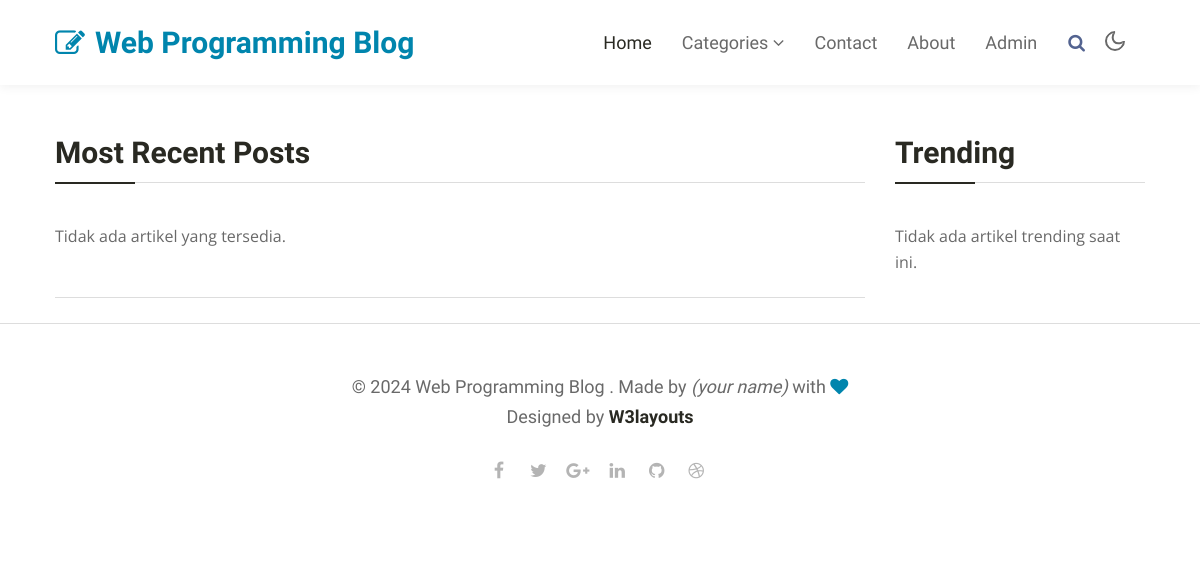
Before: / with the older database file.
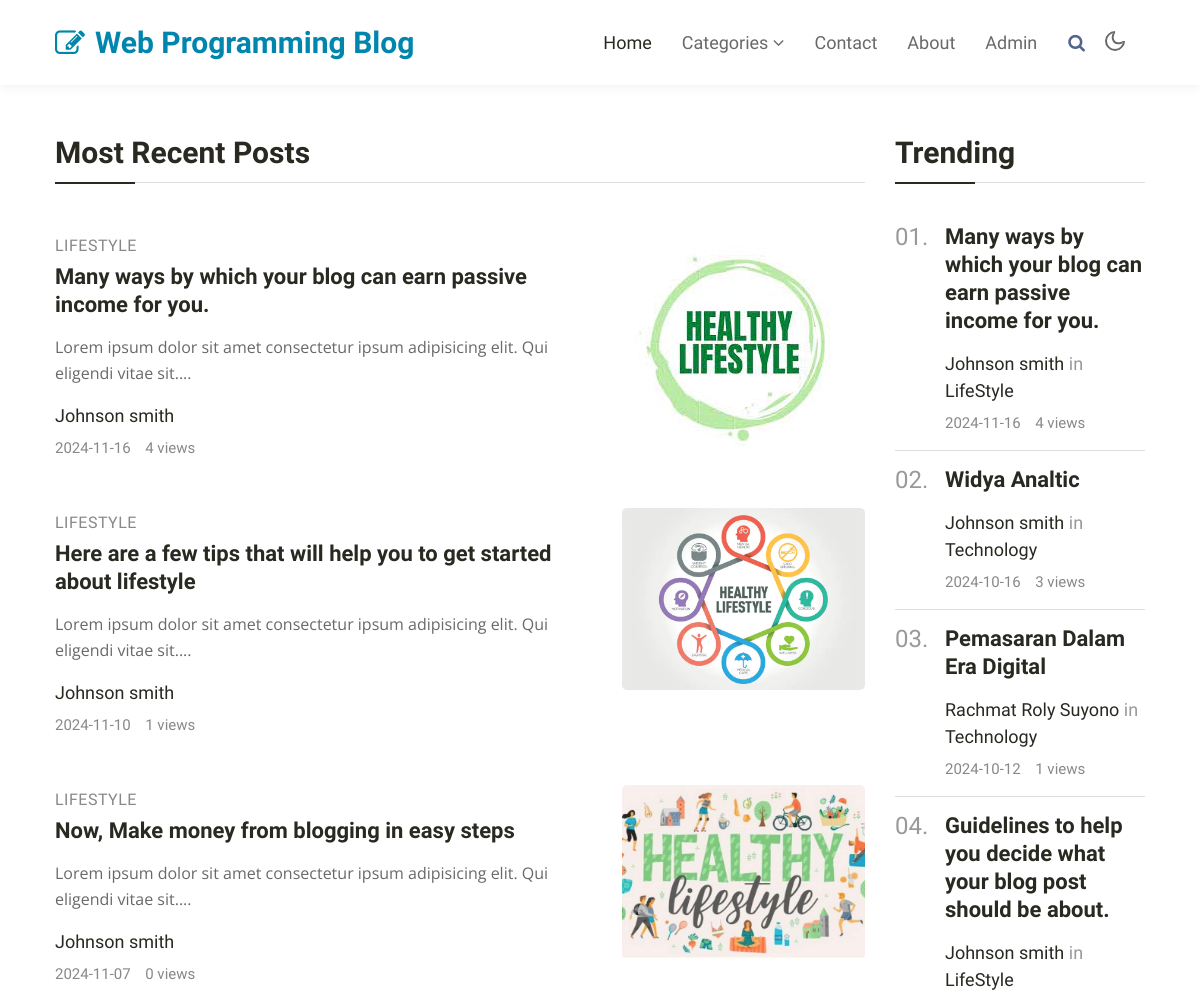
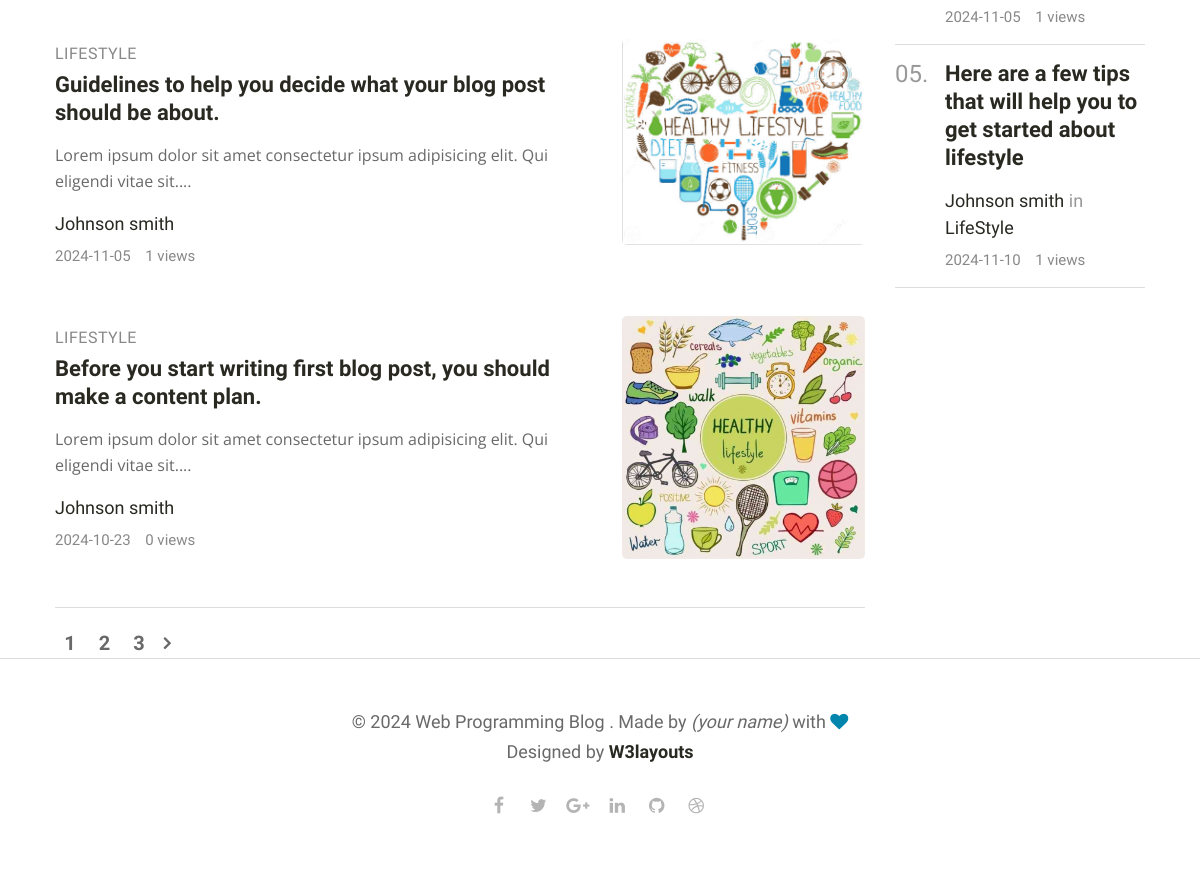
After: the same page with the newer database file (2 pictures, top to bottom).
### tables this page shows
CREATE TABLE `artikel` (
  `id` int(11) NOT NULL,
  `judul` varchar(250) NOT NULL,
  `isi` text NOT NULL,
  `kategori` enum('Technology','LifeStyle') NOT NULL,
  `author` varchar(250) NOT NULL,
  `tanggal_publikasi` date NOT NULL,
  `images` varchar(250) NOT NULL,
  `views` int(250) NOT NULL
);

### route/artikel.php (the view, shortened to what this page needs)
<?php
$host = 'localhost';
$user = 'root';
$password = '';
$dbname = 'uas5a';
$conn = new mysqli($host, $user, $password, $dbname);
$articlesPerPage = 5;
$page = isset($_GET['page']) ? (int)$_GET['page'] : 1;
$offset = ($page - 1) * $articlesPerPage;
$totalArticlesSql = "SELECT COUNT(*) as total FROM artikel";
$totalArticlesResult = $conn->query($totalArticlesSql);
$totalArticlesRow = $totalArticlesResult->fetch_assoc();
$totalArticles = $totalArticlesRow['total'];
$totalPages = ceil($totalArticles / $articlesPerPage);
$sql = "SELECT * FROM artikel ORDER BY tanggal_publikasi DESC LIMIT $offset, $articlesPerPage";
$result = $conn->query($sql);
?>
<div class="list-view">
    <?php if ($result->num_rows > 0): ?>
        <?php while($row = $result->fetch_assoc()): ?>
            <div class="grids5-info img-block-mobile mt-5">
                <div class="blog-info align-self">
                    <span class="category"><?= htmlspecialchars($row['kategori']) ?></span>
                    <a href="detail.php?id=<?= $row['id'] ?>" class="blog-desc mt-0"><?= htmlspecialchars($row['judul']) ?></a>
                    <p><?= htmlspecialchars(substr($row['isi'], 0, 100)) ?>...</p>
                    <div class="author align-items-center mt-3 mb-1">
                        <a href="#author"><?= htmlspecialchars($row['author']) ?></a>
                    </div>
                    <ul class="blog-meta">
                        <li class="meta-item blog-lesson">
                            <span class="meta-value"><?= htmlspecialchars($row['tanggal_publikasi']) ?></span>
                        </li>
                        <li class="meta-item blog-students">
                            <span class="meta-value"><?= htmlspecialchars($row['views']) ?> views</span>
                        </li>
                    </ul>
                </div>
                <a href="#blog-single" class="d-block zoom mt-md-0 mt-3">
                    <img src="<?= htmlspecialchars($row['images']) ?>" alt="Gambar Artikel" class="img-fluid radius-image news-image">
                </a>
            </div>
        <?php endwhile; ?>
    <?php else: ?>
        <p>Tidak ada artikel yang tersedia.</p>
    <?php endif; ?>
</div>
<div class="pagination-wrapper mt-5">
    <ul class="page-pagination">
        <?php for ($i = 1; $i <= $totalPages; $i++): ?>
            <li>
                <a class="page-numbers <?= ($i == $page) ? 'current' : '' ?>" href="?page=<?= $i ?>">
                    <?= $i ?>
                </a>
            </li>
        <?php endfor; ?>
        <?php if ($page < $totalPages): ?>
            <li><a class="next" href="?page=<?= $page + 1 ?>"><span class="fa fa-angle-right"></span></a></li>
        <?php endif; ?>
    </ul>
</div>

### index.php (shortened to what this page needs)
<!doctype html>
<html lang="en">
<head>
    <link rel="stylesheet" href="assets/css/style-starter.css">
</head>
<body>
    <header class="w3l-header">
        <nav class="navbar navbar-expand-lg navbar-light fill px-lg-0 py-0 px-3">
            <div class="container">
                <a class="navbar-brand" href="index.php">
                    <span class="fa fa-pencil-square-o"></span> Web Programming Blog</a>
                <div class="collapse navbar-collapse" id="navbarSupportedContent">
                    <ul class="navbar-nav ml-auto">
                        <li class="nav-item active">
                            <a class="nav-link" href="index.php">Home</a>
                        </li>
                        <li class="nav-item dropdown @@category__active">
                            <a class="nav-link dropdown-toggle" href="#" id="navbarDropdown" role="button"
                                data-toggle="dropdown" aria-haspopup="true" aria-expanded="false">
                                Categories <span class="fa fa-angle-down"></span>
                            </a>
                        </li>
                        <li class="nav-item @@contact__active">
                            <a class="nav-link" href="contact.html">Contact</a>
                        </li>
                        <li class="nav-item @@about__active">
                            <a class="nav-link" href="about.html">About</a>
                        </li>
                        <li class="nav-item">
                            <a class="nav-link" href="admin.php">Admin</a>
                        </li>
                    </ul>
                    <div class="search-right mt-lg-0 mt-2">
                        <a href="#search" title="search"><span class="fa fa-search" aria-hidden="true"></span></a>
                    </div>
                </div>
                <div class="mobile-position">
                    <nav class="navigation">
                        <div class="theme-switch-wrapper">
                            <label class="theme-switch" for="checkbox">
                                <div class="mode-container">
                                    <i class="gg-moon"></i>
                                </div>
                            </label>
                        </div>
                    </nav>
                </div>
            </div>
        </nav>
    </header>
    <div class="w3l-homeblock1">
        <div class="container pt-lg-5 pt-md-4">
            <div class="row">
                <div class="col-lg-9 most-recent">
                    <h3 class="section-title-left">Most Recent posts </h3>
                     <?php include 'route/artikel.php';?>
                </div>
                <div class="col-lg-3 trending mt-lg-0 mt-5 mb-lg-5">
                    <div class="pos-sticky">
                        <h3 class="section-title-left">Trending </h3>
                    <?php include 'route/trending.php';?>
                    </div>
                </div>
            </div>
        </div>
    </div>
    <footer class="w3l-footer-16">
        <div class="footer-content py-lg-5 py-4 text-center">
            <div class="container">
                <div class="copy-right">
                    <h6>© 2024 Web Programming Blog . Made by <i>(your name)</i> with <span class="fa fa-heart" aria-hidden="true"></span><br>Designed by
                        <a href="https://w3layouts.com">W3layouts</a> </h6>
                </div>
                <ul class="author-icons mt-4">
                    <li><a class="facebook" href="#url"><span class="fa fa-facebook" aria-hidden="true"></span></a>
                    </li>
                    <li><a class="twitter" href="#url"><span class="fa fa-twitter" aria-hidden="true"></span></a></li>
                    <li><a class="google" href="#url"><span class="fa fa-google-plus" aria-hidden="true"></span></a>
                    </li>
                    <li><a class="linkedin" href="#url"><span class="fa fa-linkedin" aria-hidden="true"></span></a></li>
                    <li><a class="github" href="#url"><span class="fa fa-github" aria-hidden="true"></span></a></li>
                    <li><a class="dribbble" href="#url"><span class="fa fa-dribbble" aria-hidden="true"></span></a></li>
                </ul>
            </div>
        </div>
    </footer>
</body>
</html>

### route/trending.php (shortened to what this page needs)
<?php
$host = 'localhost';
$user = 'root';
$password = '';
$dbname = 'uas5a';
$conn = new mysqli($host, $user, $password, $dbname);
$sql = "SELECT * FROM artikel ORDER BY views DESC LIMIT 5";
$result = $conn->query($sql);
?>
<div class="trending-all-categories">
    <?php if ($result->num_rows > 0): ?>
        <?php $counter = 1; ?>
        <?php while($row = $result->fetch_assoc()): ?>
            <div class="grids5-info">
                <h4><?= sprintf('%02d', $counter) ?>.</h4>
                <div class="blog-info">
                <a href="detail.php?id=<?= $row['id'] ?>" class="blog-desc mt-0"><?= htmlspecialchars($row['judul']) ?></a>
                    <div class="author align-items-center mt-2 mb-1">
                        <a href="#author"><?= htmlspecialchars($row['author']) ?></a> in <a href="#url"><?= htmlspecialchars($row['kategori']) ?></a>
                    </div>
                    <ul class="blog-meta">
                        <li class="meta-item blog-lesson">
                            <span class="meta-value"><?= htmlspecialchars($row['tanggal_publikasi']) ?></span>
                        </li>
                        <li class="meta-item blog-students">
                            <span class="meta-value"><?= htmlspecialchars($row['views']) ?> views</span>
                        </li>
                    </ul>
                </div>
            </div>
            <?php $counter++; ?>
        <?php endwhile; ?>
    <?php else: ?>
        <p>Tidak ada artikel trending saat ini.</p>
    <?php endif; ?>
</div>

Changed rows visible on the page:
added artikel: kategori "LIFESTYLE", judul "Many ways by which your blog can earn passive income for you.", isi "Lorem ipsum dolor sit amet consectetur ipsum adipisicing elit. Qui eligendi vitae sit.", author "Johnson smith", tanggal_publikasi "2024-11-16", views "4", images (picture), kategori "LifeStyle"
added artikel: kategori "LIFESTYLE", judul "Here are a few tips that will help you to get started about lifestyle", isi "Lorem ipsum dolor sit amet consectetur ipsum adipisicing elit. Qui eligendi vitae sit.", author "Johnson smith", tanggal_publikasi "2024-11-10", views "1", images (picture), kategori "LifeStyle"
added artikel: kategori "LIFESTYLE", judul "Now, Make money from blogging in easy steps", isi "Lorem ipsum dolor sit amet consectetur ipsum adipisicing elit. Qui eligendi vitae sit.", author "Johnson smith", tanggal_publikasi "2024-11-07", views "0", images (picture), shown under "Most Recent Posts"
added artikel: kategori "LIFESTYLE", judul "Guidelines to help you decide what your blog post should be about.", isi "Lorem ipsum dolor sit amet consectetur ipsum adipisicing elit. Qui eligendi vitae sit.", author "Johnson smith", tanggal_publikasi "2024-11-05", views "1", images (picture), kategori "LifeStyle"
added artikel: kategori "LIFESTYLE", judul "Before you start writing first blog post, you should make a content plan.", isi "Lorem ipsum dolor sit amet consectetur ipsum adipisicing elit. Qui eligendi vitae sit.", author "Johnson smith", tanggal_publikasi "2024-10-23", views "0", images (picture), shown under "Most Recent Posts"
added artikel: judul "Widya Analtic", author "Johnson smith", kategori "Technology", tanggal_publikasi "2024-10-16", views "3", shown under "Trending"
added artikel: judul "Pemasaran Dalam Era Digital", author "Rachmat Roly Suyono", kategori "Technology", tanggal_publikasi "2024-10-12", views "1", shown under "Trending"
Other visible differences:
new list line: "1"
new list line: "2"
new list line: "3"
text no longer shown: "Tidak ada artikel yang tersedia. Tidak ada artikel trending saat ini."
